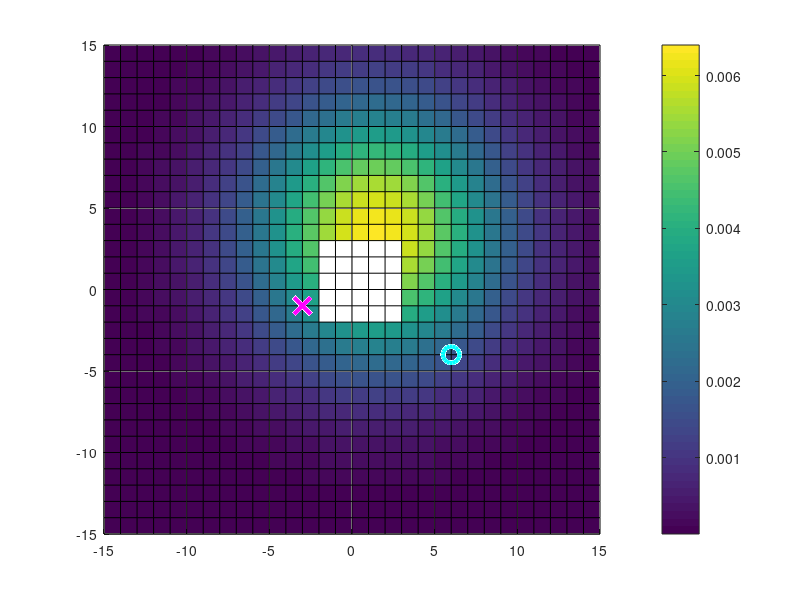

Write the MATLAB code that produced this figure. (Note: this script raises an error after producing the figure.)

clc
clear
close all

%%GLOBAL PARAMETERS
delta = 1;                                                                 %The probability that the target is in the search space
alpha = 0.2;                                                               %Probability of a false alarm
beta = 0.2;                                                                %Probability of a missed detection

%Initialize grid
m = 15;                                                                    %grid y extent   
n = 15;                                                                    %grid x extent

Xv = -m:m;
Yv = -n:n;
[Xg ,Yg]=meshgrid(Xv,Yv);                                                  %%nra: modified to -m:m and -n:n in (X,Y) to get "meat" of Gaussian prior

%Set up obstacles 
obstacleGrid = ones((2*m+1),(2*n+1));
obstacleGrid(14:18,14:18) = zeros(5);

%%Uniform Prior
% A = zeros(size(Xg));
% A(:) = 1/(numel(A));                                                     %%nra: faster method for setting uniform distribution

%%(truncated) Gaussian Prior
sigmax = sqrt(27);
sigmay = sqrt(15);
mux = 1;
muy = 3;
gaussPrior = exp(-((Xg-mux).^2/(2*sigmax^2)+(Yg-muy).^2/(2*sigmay)^2)); %%nra: ok, can use mvnpdf cmd in stats toolbox
A = delta*gaussPrior.*obstacleGrid;                                %nra: faster way to set up A (no need to loop through)
A = A./(sum(A(:)));
%%nra: sanity check: does everything add up to delta?
sum(sum(A));
A(A==0)=nan;

%Real Location of target
sx = 5;
sy = 3;
targetDeployed = 0;
xtx=n+10;
xty=m+10;
while ~targetDeployed
    while (xtx < -n || xty < -m || xtx > n ||xty > m || ~targetDeployed)
        xtx = floor(randn*sigmax+mux);
        xty = floor(randn*sigmay+muy);
        targetDeployed = 1;
    end
    
    if isnan(A(find(Yv==xty),find(Xv==xtx)))
        targetDeployed = 0;
    else
        targetDeployed = 1;
    end
end

%xtx = randi(2*sx,1)-sx;
%xty = randi(2*sy,1)-sy;

%Start Location of agent
agentDeployed = 0;
xt=n+10;
yt=m+10;
while ~agentDeployed
    while (xt < -n || yt < -m || xt > n ||yt > m || ~agentDeployed)
        xt = randi(2*m,1)-m;
        yt = randi(2*n,1)-n;
        agentDeployed = 1;
    end
    if isnan(A(find(Yv==yt),find(Xv==xt)))
        agentDeployed = 0;
    else
        agentDeployed = 1;
    end
end

%Begin Search Simulation
figure(),hold on, grid
set(gca,'color',[0 0 0]),hold on;
plot3(xtx,xty,0.02,'mx','MarkerSize',12,'LineWidth',3)                     %%nra: plotting target
hag = plot3(xt,yt,0.02,'co','MarkerSize',12,'LineWidth',3);                %%nra: plotting agent, creating handle for loop updates
hplot = pcolor(Xg,Yg,A); colorbar;                                         % bar3(A);%  %%nra: use pcolor to show overhead "surface" plot with colors (although target/robot points will be on grid, not in center of the cells)

view(2)
steps = 10000;                                                               %Change the number of time steps in simulation
dist = 1;
target = [nan,nan];
patha = [];

%Lookahead Parameter
lookahead = 5; % nra: try varying # of look ahead steps
    for v = 1:steps,                                                            
         dkt = takeMeasurement(alpha,beta,xtx,xty,xt,yt);                  %Generate a pseudo-random measurement from the sensor
         A = bayesUpdate(A,alpha,beta,xt,yt,dkt,Xg,Yg);                    %Update the grid recursively 
         if max(A(:)) > 0.95                                                                  %nra: modified input to A' to fix flipping problem (hack?)
            break
         end
         ixt = find(Xv==xt);                                               %%nra: pull out the physical position index
         iyt = find(Yv==yt);
         if isempty(patha)
             utility = 0;
             %[util,ixt,iyt] = Lookahead(A,ixt,iyt,dist,lookahead,1);              %Use lookahead algorithm to decide where to go next. The 3rd argument changes the distance the agent can move in one time step and the 4th argument changes the number of lookahead steps
             %[ixt,iyt] = randomSearch(A,ixt,iyt,dist,m,n,dkt);
             [ixt,iyt,target] = sweepingSearch2(A,ixt,iyt);
             %[ixt,iyt,target] = drosophilaSearch(A,m,n,ixt,iyt,dkt);
             %[ixt,iyt] = saccadicSearch(A,ixt,iyt);
             
             if ~isnan(target);
                 patha = A_star(A,[ixt,iyt],target);
                 patha(1,:) = [];
                 ixt = patha(1,1);
                 iyt = patha(1,2);
                 patha(1,:) = [];
             end
         else
             ixt = patha(1,1);
             iyt = patha(1,2);
             patha(1,:) = [];
         end
         
         xt = Xv(ixt);                                                     %%nra: push index back into new physical position
         yt = Yv(iyt);
         delete(hplot)                                                     %%get rid of previous bar plot
         hplot = pcolor(Xg,Yg,A); colorbar;                                %  bar3(A);%  %%nra: put this inside the loop to see evolution
         set(hag,'XData',xt,'YData',yt)                                    %%nra: update the agent's pos'n
         title(['d_k^t = ',num2str(dkt),', time step: ',num2str(v)],'FontSize',14) %%nra: printing time step
         %zlim([0 0.25])
         pause(0.00001)                                                       %%nra: slow down the loop to see the plot
    end
   
    
   